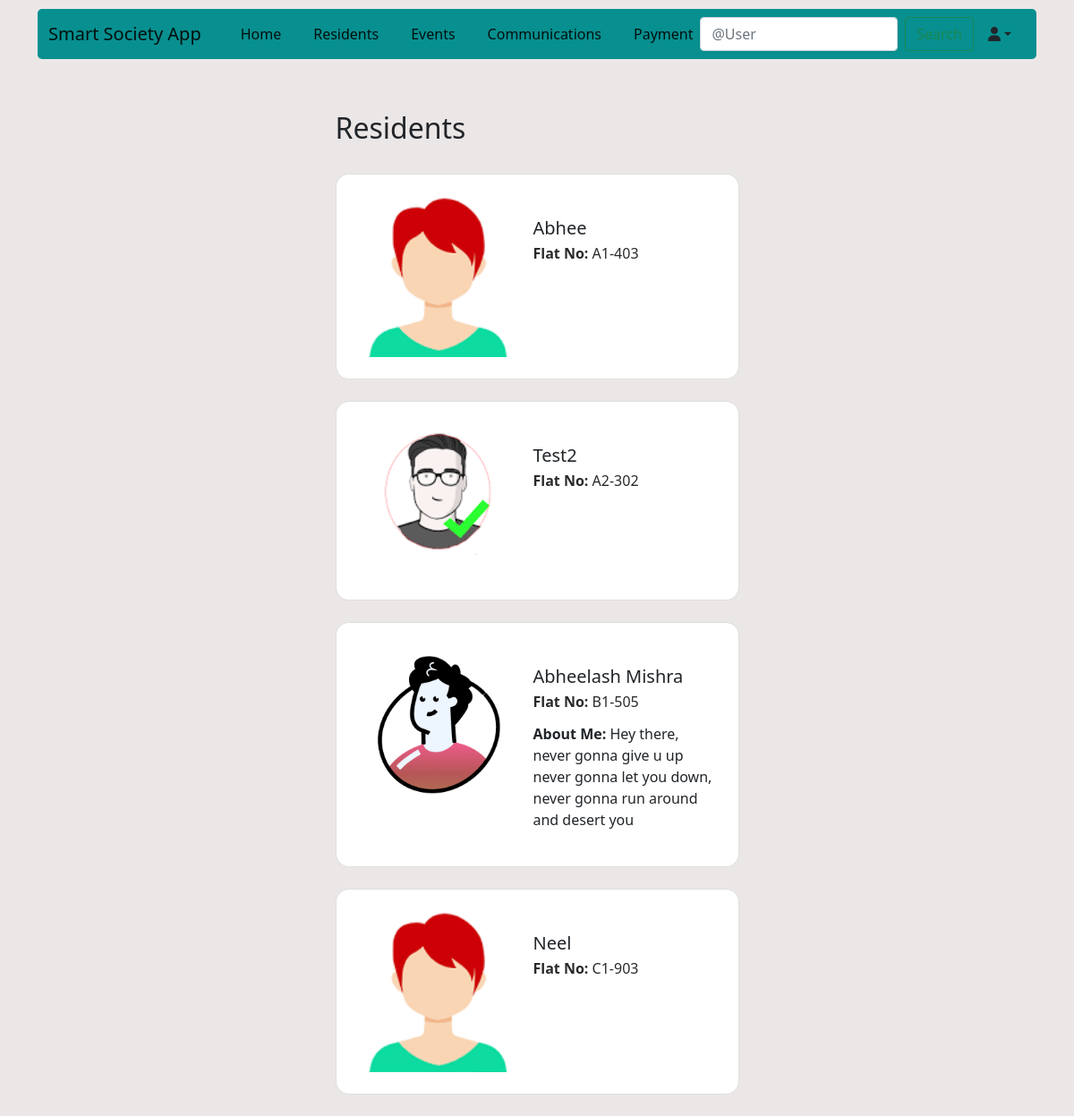
/residents/ (signed in), run on the app's committed database.
### communications/models.py (models this page shows)
class Profile(models.Model):
    user = models.OneToOneField(User, primary_key=True, verbose_name="user", related_name="profile", on_delete=models.CASCADE)
    name = models.CharField(max_length=30, blank=True, null=True)
    bio = models.TextField(blank= True, null=True)
    birthday = models.DateField(blank= True, null=True)
    picture = models.ImageField(upload_to="uploads/profile_pic", default="uploads/profile_pic/default_PP.jpg", blank=True)
    followers = models.ManyToManyField(User, blank=True, related_name="followers")
    flat_no = models.CharField(max_length=6, default="N/A")
    contact_no = models.CharField(max_length=13, default="N/A")

### residents/views.py (the view)
# urls.py: path("", Residents.as_view(), name="residents"),
class Residents(View):
    def get(self, request, *args, **kwargs):
        profile = Profile.objects.all().order_by("flat_no")
        context = {
            "profile":profile,
        }
        return render(request, "resident_list.html", context)

### residents/templates/resident_list.html
{% extends "base_layout.html" %}
{% block content %}
    <section class="vh-100">
        <div class="container py-5 h-100">
            <div class="row d-flex justify-content-center align-items-center h-100">
                <div class="col col-md-9 col-lg-7 col-xl-5">
                    <h2>Residents</h2><br>
                    {% for resident in profile %}
                    <div class="card" style="border-radius: 15px;">
                        <div class="card-body p-4">
                            <div class="d-flex text-black">
                                <div class="flex-shrink-0">
                                    <img src="{{ resident.picture.url }}"
                                         alt="Profile Pic" class="img-fluid"
                                         style="width: 180px; border-radius: 10px;">
                                </div>
                                <div class="flex-grow-1 ms-3">
                                    <br>
                                    <h5 class="mb-1">{{ resident.name }}</h5>
                                    <p class="mb-2 pb-1" style="color: #2b2a2a;"><strong>Flat No: </strong>{{ resident.flat_no }}</p>
                                    {% if resident.bio %}
                                        <p><strong>About Me: </strong>{{ resident.bio }}</p>
                                    {% endif %}
                                </div>
                            </div>
                        </div>
                    </div><br>
                    {% endfor %}
                </div>
            </div>
        </div>
    </section>
{% endblock %}

### data on the page
Profile: picture (picture), name "Abhee", flat_no "A1-403"
Profile: picture (picture), name "Test2", flat_no "A2-302"
Profile: picture (picture), name "Abheelash Mishra", flat_no "B1-505", bio "Hey there, never gonna give u up never gonna let you down, never gonna run around and desert you"
Profile: picture (picture), name "Neel", flat_no "C1-903"
